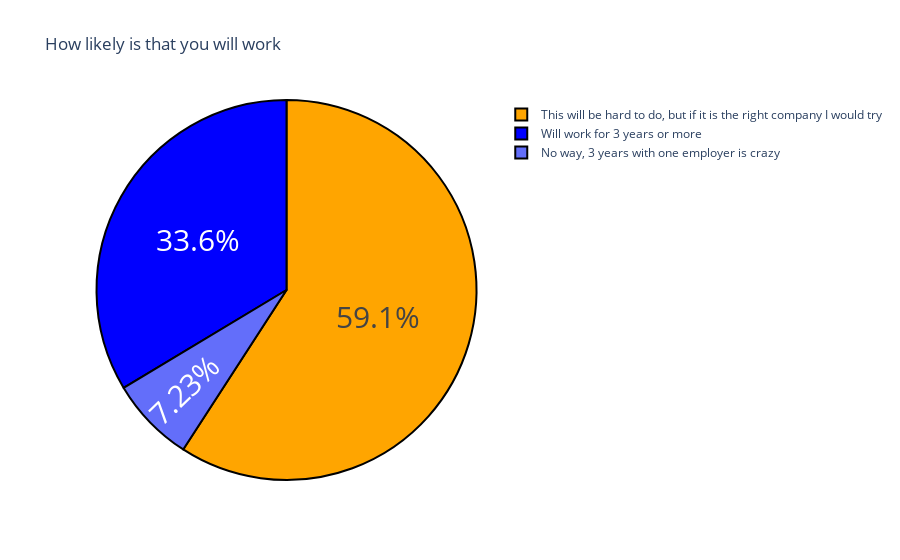

Notebook cell for this chart:
### Code cell
qstion2 = data['How likely is that you will work for one employer for 3 years or more ?'].value_counts()
label = qstion2.index
counts = qstion2.values
colors = ['orange', 'blue']
fig = go.Figure(data=[go.Pie(labels=label, values=counts)])
fig.update_layout(title_text = 'How likely is that you will work')
fig.update_traces(hoverinfo = 'label+value', textinfo = 'percent', textfont_size = 30,
                  marker = dict(colors=colors, line=dict(color='black',width=2))) 
fig.show()

### Figure 1 — Plotly figure (JSON) as saved in the notebook; plotly's stock layout.template omitted (floating-point values rounded to 4 significant figures)
{"data": [{"hoverinfo": "label+value", "labels": ["This will be hard to do, but if it is the right company I would try", "Will work for 3 years or more", "No way, 3 years with one employer is crazy"], "marker": {"colors": ["orange", "blue"], "line": {"color": "black", "width": 2}}, "textfont": {"size": 30}, "textinfo": "percent", "type": "pie", "values": [139, 79, 17]}], "layout": {"autosize": true, "title": {"text": "How likely is that you will work"}}}
